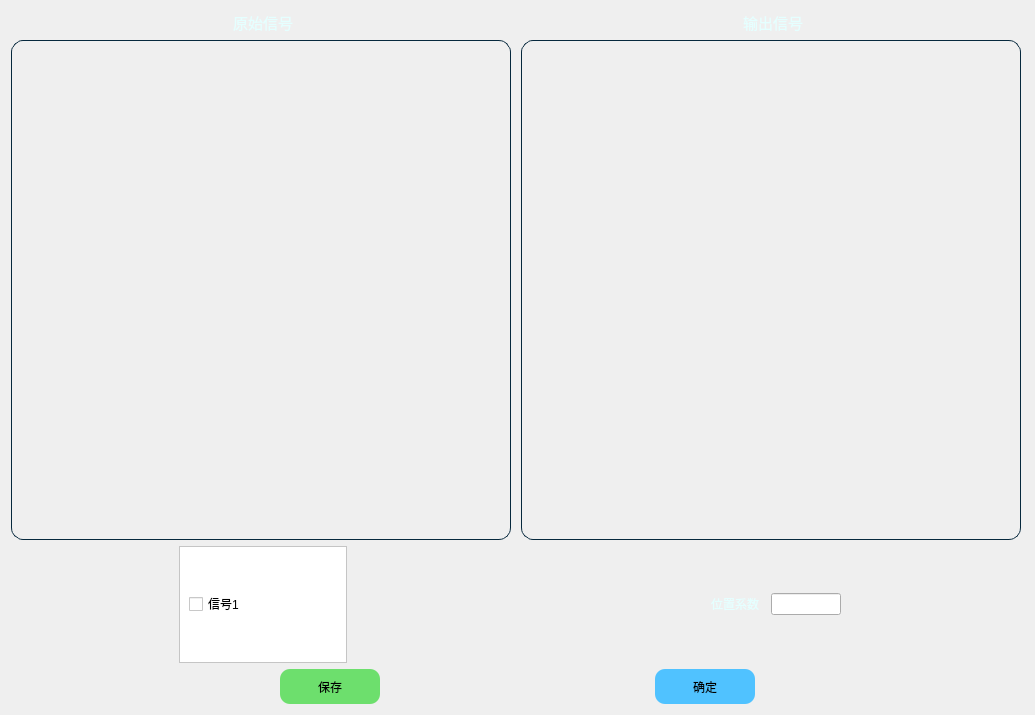
<?xml version="1.0" encoding="UTF-8"?>
<ui version="4.0">
 <class>OrderConvert</class>
 <widget class="QWidget" name="OrderConvert">
  <property name="geometry">
   <rect>
    <x>0</x>
    <y>0</y>
    <width>1035</width>
    <height>715</height>
   </rect>
  </property>
  <property name="windowTitle">
   <string>操作指令转化</string>
  </property>
  <property name="styleSheet">
   <string notr="true">#OrderConvert{
	background-image:url(:/new/prefix1/image/Backgroud_1920x1080.png);

}</string>
  </property>
  <layout class="QVBoxLayout" name="verticalLayout_2">
   <item>
    <layout class="QVBoxLayout" name="verticalLayout">
     <item>
      <layout class="QGridLayout" name="gridLayout_4">
       <item row="0" column="1">
        <layout class="QHBoxLayout" name="horizontalLayout_2">
         <item>
          <spacer name="horizontalSpacer_3">
           <property name="orientation">
            <enum>Qt::Horizontal</enum>
           </property>
           <property name="sizeHint" stdset="0">
            <size>
             <width>40</width>
             <height>20</height>
            </size>
           </property>
          </spacer>
         </item>
         <item>
          <widget class="QLabel" name="label_14">
           <property name="sizePolicy">
            <sizepolicy hsizetype="Preferred" vsizetype="Preferred">
             <horstretch>0</horstretch>
             <verstretch>0</verstretch>
            </sizepolicy>
           </property>
           <property name="minimumSize">
            <size>
             <width>60</width>
             <height>0</height>
            </size>
           </property>
           <property name="maximumSize">
            <size>
             <width>60</width>
             <height>16777215</height>
            </size>
           </property>
           <property name="font">
            <font>
             <family>楷体</family>
             <pointsize>11</pointsize>
            </font>
           </property>
           <property name="styleSheet">
            <string notr="true">color: rgb(229, 255, 255);</string>
           </property>
           <property name="text">
            <string>输出信号</string>
           </property>
           <property name="alignment">
            <set>Qt::AlignCenter</set>
           </property>
          </widget>
         </item>
         <item>
          <spacer name="horizontalSpacer_4">
           <property name="orientation">
            <enum>Qt::Horizontal</enum>
           </property>
           <property name="sizeHint" stdset="0">
            <size>
             <width>40</width>
             <height>20</height>
            </size>
           </property>
          </spacer>
         </item>
        </layout>
       </item>
       <item row="1" column="0">
        <widget class="QCustomPlot" name="original_signal" native="true">
         <property name="enabled">
          <bool>true</bool>
         </property>
         <property name="sizePolicy">
          <sizepolicy hsizetype="Expanding" vsizetype="Expanding">
           <horstretch>0</horstretch>
           <verstretch>0</verstretch>
          </sizepolicy>
         </property>
         <property name="minimumSize">
          <size>
           <width>500</width>
           <height>500</height>
          </size>
         </property>
         <property name="maximumSize">
          <size>
           <width>500</width>
           <height>500</height>
          </size>
         </property>
         <property name="layoutDirection">
          <enum>Qt::LeftToRight</enum>
         </property>
         <property name="styleSheet">
          <string notr="true">border:1px solid #06283D;border-radius:12px;</string>
         </property>
        </widget>
       </item>
       <item row="1" column="1">
        <widget class="QCustomPlot" name="output_signal" native="true">
         <property name="enabled">
          <bool>true</bool>
         </property>
         <property name="sizePolicy">
          <sizepolicy hsizetype="Expanding" vsizetype="Expanding">
           <horstretch>0</horstretch>
           <verstretch>0</verstretch>
          </sizepolicy>
         </property>
         <property name="minimumSize">
          <size>
           <width>500</width>
           <height>500</height>
          </size>
         </property>
         <property name="maximumSize">
          <size>
           <width>500</width>
           <height>500</height>
          </size>
         </property>
         <property name="layoutDirection">
          <enum>Qt::LeftToRight</enum>
         </property>
         <property name="styleSheet">
          <string notr="true">border:1px solid #06283D;border-radius:12px;</string>
         </property>
        </widget>
       </item>
       <item row="0" column="0">
        <layout class="QHBoxLayout" name="horizontalLayout">
         <item>
          <spacer name="horizontalSpacer">
           <property name="orientation">
            <enum>Qt::Horizontal</enum>
           </property>
           <property name="sizeHint" stdset="0">
            <size>
             <width>40</width>
             <height>20</height>
            </size>
           </property>
          </spacer>
         </item>
         <item>
          <widget class="QLabel" name="label_15">
           <property name="font">
            <font>
             <family>楷体</family>
             <pointsize>11</pointsize>
            </font>
           </property>
           <property name="styleSheet">
            <string notr="true">color: rgb(229, 255, 255);</string>
           </property>
           <property name="text">
            <string>原始信号</string>
           </property>
           <property name="alignment">
            <set>Qt::AlignCenter</set>
           </property>
          </widget>
         </item>
         <item>
          <spacer name="horizontalSpacer_2">
           <property name="orientation">
            <enum>Qt::Horizontal</enum>
           </property>
           <property name="sizeHint" stdset="0">
            <size>
             <width>40</width>
             <height>20</height>
            </size>
           </property>
          </spacer>
         </item>
        </layout>
       </item>
       <item row="2" column="0">
        <layout class="QHBoxLayout" name="horizontalLayout_3">
         <item>
          <spacer name="horizontalSpacer_5">
           <property name="orientation">
            <enum>Qt::Horizontal</enum>
           </property>
           <property name="sizeHint" stdset="0">
            <size>
             <width>40</width>
             <height>20</height>
            </size>
           </property>
          </spacer>
         </item>
         <item>
          <widget class="QScrollArea" name="scrollArea">
           <property name="styleSheet">
            <string notr="true">background-color: rgb(255, 255, 255);</string>
           </property>
           <property name="widgetResizable">
            <bool>true</bool>
           </property>
           <widget class="QWidget" name="scrollAreaWidgetContents">
            <property name="geometry">
             <rect>
              <x>0</x>
              <y>0</y>
              <width>162</width>
              <height>112</height>
             </rect>
            </property>
            <layout class="QGridLayout" name="gridLayout_3">
             <item row="0" column="0">
              <layout class="QGridLayout" name="gridLayout_signal">
               <item row="0" column="0">
                <widget class="QCheckBox" name="checkBox">
                 <property name="sizePolicy">
                  <sizepolicy hsizetype="Minimum" vsizetype="Fixed">
                   <horstretch>0</horstretch>
                   <verstretch>0</verstretch>
                  </sizepolicy>
                 </property>
                 <property name="text">
                  <string>信号1</string>
                 </property>
                </widget>
               </item>
              </layout>
             </item>
            </layout>
           </widget>
          </widget>
         </item>
         <item>
          <spacer name="horizontalSpacer_6">
           <property name="orientation">
            <enum>Qt::Horizontal</enum>
           </property>
           <property name="sizeHint" stdset="0">
            <size>
             <width>40</width>
             <height>20</height>
            </size>
           </property>
          </spacer>
         </item>
        </layout>
       </item>
       <item row="2" column="1">
        <layout class="QHBoxLayout" name="horizontalLayout_4">
         <item>
          <spacer name="horizontalSpacer_7">
           <property name="orientation">
            <enum>Qt::Horizontal</enum>
           </property>
           <property name="sizeHint" stdset="0">
            <size>
             <width>40</width>
             <height>20</height>
            </size>
           </property>
          </spacer>
         </item>
         <item>
          <layout class="QGridLayout" name="gridLayout_2">
           <item row="0" column="0">
            <widget class="QLabel" name="position_alpha_label">
             <property name="sizePolicy">
              <sizepolicy hsizetype="Fixed" vsizetype="Preferred">
               <horstretch>0</horstretch>
               <verstretch>0</verstretch>
              </sizepolicy>
             </property>
             <property name="minimumSize">
              <size>
               <width>60</width>
               <height>0</height>
              </size>
             </property>
             <property name="maximumSize">
              <size>
               <width>60</width>
               <height>16777215</height>
              </size>
             </property>
             <property name="font">
              <font>
               <family>楷体</family>
              </font>
             </property>
             <property name="styleSheet">
              <string notr="true">color: rgb(229, 255, 255);</string>
             </property>
             <property name="text">
              <string>位置系数</string>
             </property>
             <property name="alignment">
              <set>Qt::AlignCenter</set>
             </property>
            </widget>
           </item>
           <item row="0" column="1">
            <widget class="QLineEdit" name="position_alpha_lineEdit">
             <property name="sizePolicy">
              <sizepolicy hsizetype="Fixed" vsizetype="Fixed">
               <horstretch>0</horstretch>
               <verstretch>0</verstretch>
              </sizepolicy>
             </property>
             <property name="minimumSize">
              <size>
               <width>70</width>
               <height>0</height>
              </size>
             </property>
             <property name="maximumSize">
              <size>
               <width>50</width>
               <height>16777215</height>
              </size>
             </property>
             <property name="text">
              <string/>
             </property>
            </widget>
           </item>
          </layout>
         </item>
         <item>
          <spacer name="horizontalSpacer_8">
           <property name="orientation">
            <enum>Qt::Horizontal</enum>
           </property>
           <property name="sizeHint" stdset="0">
            <size>
             <width>40</width>
             <height>20</height>
            </size>
           </property>
          </spacer>
         </item>
        </layout>
       </item>
      </layout>
     </item>
     <item>
      <layout class="QHBoxLayout" name="horizontalLayout_5">
       <item>
        <spacer name="horizontalSpacer_9">
         <property name="orientation">
          <enum>Qt::Horizontal</enum>
         </property>
         <property name="sizeHint" stdset="0">
          <size>
           <width>40</width>
           <height>20</height>
          </size>
         </property>
        </spacer>
       </item>
       <item>
        <widget class="QPushButton" name="save">
         <property name="styleSheet">
          <string notr="true">QPushButton{background-color:#6DDF6D;
border-radius:10px;
width:100px;
height:35px;
color:rgb(0,0,0);
}

QPushButton::hover{background-color:green;}</string>
         </property>
         <property name="text">
          <string>保存</string>
         </property>
        </widget>
       </item>
       <item>
        <spacer name="horizontalSpacer_10">
         <property name="orientation">
          <enum>Qt::Horizontal</enum>
         </property>
         <property name="sizeHint" stdset="0">
          <size>
           <width>40</width>
           <height>20</height>
          </size>
         </property>
        </spacer>
       </item>
       <item>
        <widget class="QPushButton" name="exit">
         <property name="styleSheet">
          <string notr="true">QPushButton{background-color:rgb(80, 194, 255);
border-radius:10px;
width:100px;
height:35px;
color:rgb(0,0,0);
}

QPushButton::hover{background-color:rgb(79, 117, 255);}</string>
         </property>
         <property name="text">
          <string>确定</string>
         </property>
        </widget>
       </item>
       <item>
        <spacer name="horizontalSpacer_11">
         <property name="orientation">
          <enum>Qt::Horizontal</enum>
         </property>
         <property name="sizeHint" stdset="0">
          <size>
           <width>40</width>
           <height>20</height>
          </size>
         </property>
        </spacer>
       </item>
      </layout>
     </item>
    </layout>
   </item>
  </layout>
 </widget>
 <customwidgets>
  <customwidget>
   <class>QCustomPlot</class>
   <extends>QWidget</extends>
   <header location="global">qcustomplot.h</header>
   <container>1</container>
  </customwidget>
 </customwidgets>
 <resources/>
 <connections/>
</ui>
